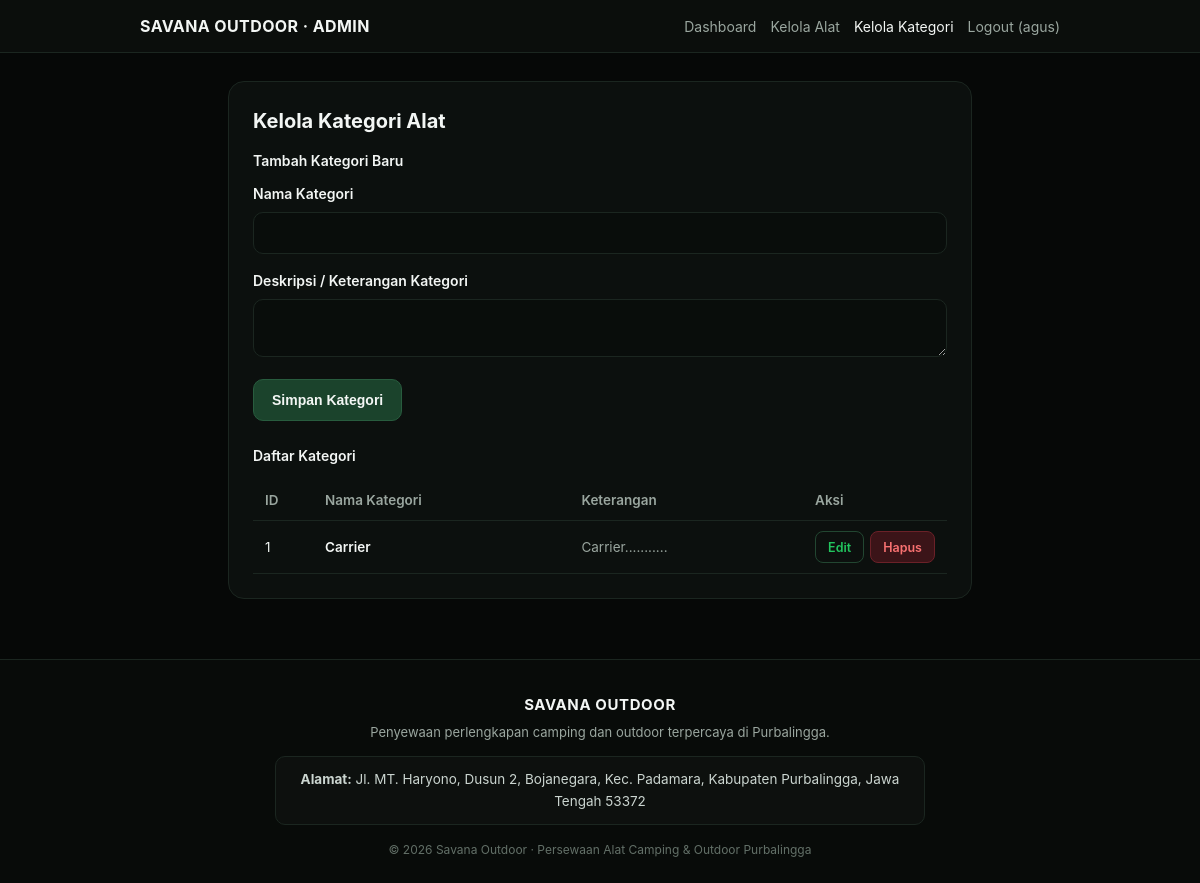
The page /admin/kelola_kategori.php (signed in) on the database its author committed.
### tables this page shows
CREATE TABLE `kategori_alat` (
  `id_kategori` int(11) NOT NULL,
  `nama_kategori` varchar(100) NOT NULL,
  `deskripsi` text DEFAULT NULL
);

### admin/kelola_kategori.php (the view, shortened to what this page needs)
<?php
require_once __DIR__ . '/../config/koneksi.php';
$edit_mode = false;
$data_edit = null;
$kategoris = mysqli_query($conn, "SELECT * FROM kategori_alat ORDER BY id_kategori DESC");
include __DIR__ . '/../includes/header.php';
?>
<div class="container">
    <div class="card-shell">
        <h2 style="font-size:20px; margin-bottom:14px;">Kelola Kategori Alat</h2>
        <?php if ($edit_mode && $data_edit): ?>
            <div class="info-box" style="margin-top:0; margin-bottom:24px; border-color:var(--border-subtle);">
                <div style="display:flex; justify-content:space-between; align-items:center; margin-bottom:14px;">
                    <div class="label-heading" style="margin-bottom:0; color:var(--text-main);">
                        Edit Kategori: <?= htmlspecialchars($data_edit['nama_kategori']) ?>
                    </div>
                    <a href="kelola_kategori.php" style="font-size:13px; color:var(--text-muted);">Batal Edit ✕</a>
                </div>
                <form method="POST" action="kelola_kategori.php">
                    <input type="hidden" name="id_kategori" value="<?= (int)$data_edit['id_kategori'] ?>">
                    <div class="form-group">
                        <label class="form-label">Nama Kategori</label>
                        <input type="text" name="nama_kategori" class="form-control" value="<?= htmlspecialchars($data_edit['nama_kategori']) ?>" required>
                    </div>
                    <div class="form-group">
                        <label class="form-label">Deskripsi / Keterangan Kategori</label>
                        <textarea name="deskripsi" rows="3" class="form-control"><?= htmlspecialchars($data_edit['deskripsi'] ?? '') ?></textarea>
                    </div>
                    <div style="display:flex; gap:10px; margin-top:8px;">
                        <button type="submit" name="edit_kategori" class="btn-primary-green btn-inline">Simpan Perubahan</button>
                        <a href="kelola_kategori.php" class="btn-outline-green btn-inline">Batal</a>
                    </div>
                </form>
            </div>
        <?php else: ?>
            <form method="POST" action="kelola_kategori.php" style="margin-bottom:24px;">
                <div class="label-heading">Tambah Kategori Baru</div>
                <div class="form-group">
                    <label class="form-label">Nama Kategori</label>
                    <input type="text" name="nama_kategori" class="form-control" required>
                </div>
                <div class="form-group">
                    <label class="form-label">Deskripsi / Keterangan Kategori</label>
                    <textarea name="deskripsi" rows="2" class="form-control"></textarea>
                </div>
                <button type="submit" name="tambah_kategori" class="btn-primary-green btn-inline">Simpan Kategori</button>
            </form>
        <?php endif; ?>
        <div class="label-heading">Daftar Kategori</div>
        <div class="table-wrap">
            <table>
                <thead>
                    <tr>
                        <th style="width:60px;">ID</th>
                        <th>Nama Kategori</th>
                        <th>Keterangan</th>
                        <th style="width:140px;">Aksi</th>
                    </tr>
                </thead>
                <tbody>
                    <?php if ($kategoris && mysqli_num_rows($kategoris) > 0): ?>
                        <?php while ($k = mysqli_fetch_assoc($kategoris)): ?>
                            <tr>
                                <td><?= (int)$k['id_kategori'] ?></td>
                                <td style="font-weight:600;"><?= htmlspecialchars($k['nama_kategori']) ?></td>
                                <td style="color:var(--text-muted);"><?= htmlspecialchars($k['deskripsi'] ?? '-') ?></td>
                                <td>
                                    <div style="display:flex; gap:6px;">
                                        <a href="kelola_kategori.php?edit=<?= (int)$k['id_kategori'] ?>" class="btn-outline-green btn-sm">
                                            Edit
                                        </a>
                                        <a href="kelola_kategori.php?hapus=<?= (int)$k['id_kategori'] ?>" class="btn-danger btn-sm" onclick="return confirm('Yakin ingin menghapus kategori ini?')">
                                            Hapus
                                        </a>
                                    </div>
                                </td>
                            </tr>
                        <?php endwhile; ?>
                    <?php else: ?>
                        <tr>
                            <td colspan="4" style="text-align:center; color:var(--text-muted); padding:20px;">Belum ada kategori alat.</td>
                        </tr>
                    <?php endif; ?>
                </tbody>
            </table>
        </div>
    </div>
</div>
<?php include __DIR__ . '/../includes/footer.php'; ?>

### assets/css/style.css (style rules this page uses)
:root { --bg-main: #060807; --bg-card: #0c100e; --bg-input: #090d0b; --border-subtle: #1b2620; --green-banner: #184229; --green-btn: #1b432c; --green-btn-hover: #225438; --green-accent: #22c55e; --text-main: #f3f6f4; --text-muted: #9aa69f; --danger-bg: #3b1418; --danger-text: #f87171; --warn-bg: #3b2611; --warn-text: #fb923c; --info-bg: #13293d; --info-text: #60a5fa; --ok-bg: #11301e; --ok-text: #4ade80; }
* { box-sizing: border-box; margin: 0; padding: 0; }
body { background-color: var(--bg-main); color: var(--text-main); font-family: -apple-system, BlinkMacSystemFont, "Segoe UI", Roboto, Inter, sans-serif; line-height: 1.5; min-height: 100vh; }
a { color: inherit; text-decoration: none; }
.container { max-width: 780px; margin: 28px auto 60px; padding: 0 18px; }
.card-shell { background: var(--bg-card); border: 1px solid var(--border-subtle); border-radius: 16px; overflow: hidden; padding: 24px; }
.label-heading { font-size: 14px; font-weight: 600; color: var(--text-main); margin-bottom: 12px; }
.btn-primary-green, .btn-outline-green, .btn-danger, .btn-muted, .btn-wa { display: inline-flex; align-items: center; justify-content: center; text-align: center; height: 42px; min-height: 42px; padding: 0 18px; font-size: 14px; font-weight: 600; border-radius: 10px; box-sizing: border-box; cursor: pointer; text-decoration: none; transition: all 0.15s ease; line-height: 1.2; border: 1px solid transparent; }
.btn-primary-green { width: 100%; background: var(--green-btn); border-color: #285c3e; color: var(--text-main); }
.btn-outline-green { width: 100%; background: transparent; border-color: #224631; color: var(--green-accent); }
.btn-danger { background: var(--danger-bg); border-color: #6b2128; color: var(--danger-text); }
.btn-sm { height: 32px !important; min-height: 32px !important; padding: 0 12px !important; font-size: 12.5px !important; border-radius: 8px !important; width: auto !important; }
.btn-inline { width: auto !important; }
.form-group { margin-bottom: 16px; }
.form-label { display: block; font-size: 14px; font-weight: 600; margin-bottom: 8px; color: var(--text-main); }
.form-control { width: 100%; background: var(--bg-input); border: 1px solid var(--border-subtle); border-radius: 10px; padding: 12px 14px; color: var(--text-main); font-size: 14px; }
.table-wrap { overflow-x: auto; margin-top: 14px; }
table { width: 100%; border-collapse: collapse; font-size: 13.5px; }
th, td { padding: 10px 12px; border-bottom: 1px solid var(--border-subtle); text-align: left; }
th { color: var(--text-muted); font-weight: 600; }

### rows shown on the page
kategori_alat: id_kategori "1", nama_kategori "Carrier", deskripsi "Carrier..........."

### other values the page prints
$_SESSION['admin_nama'] "agus"
